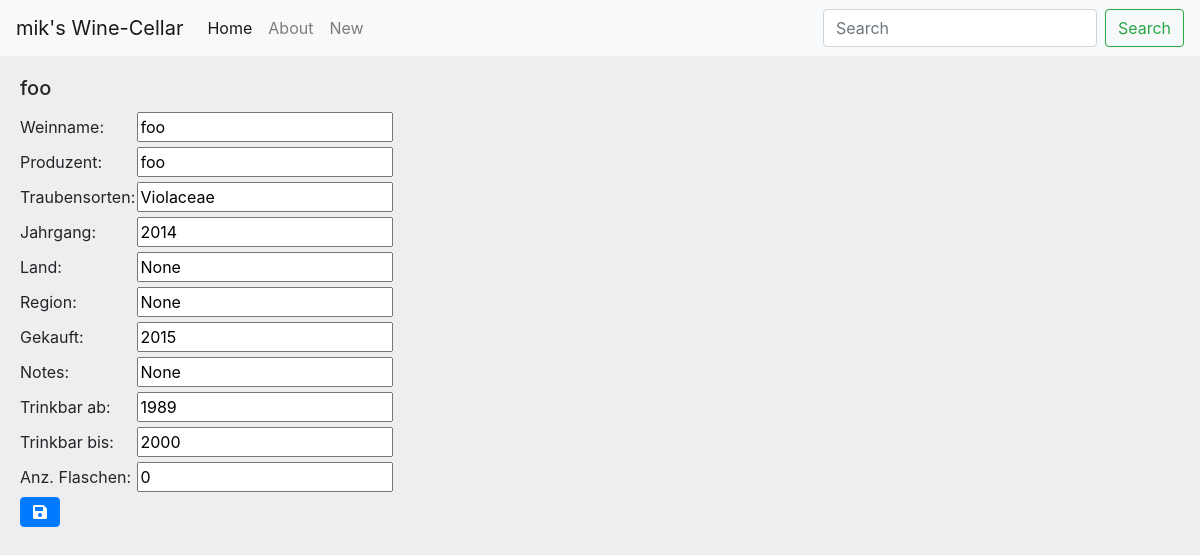
Screenshot of /edit/16 with the database file from the repository.
### wine/models.py (models this page shows)
class Wine(models.Model):
    winename = models.CharField(max_length=200)
    producer = models.CharField(max_length=200)
    grapes = models.CharField(max_length=200)
    year = models.CharField(max_length=200)
    country = models.CharField(max_length=200, null=True,)
    region = models.CharField(max_length=200, null=True,)
    purchase = models.CharField(max_length=200, null=True,)
    notes = models.CharField(max_length=400, null=True,)
    drinkfrom = models.CharField(max_length=200)
    drinkto = models.CharField(max_length=200)
    nmbrbottles = models.IntegerField()
    entrydate = models.DateTimeField('date published', null=True,)
    editdate = models.DateTimeField(null=True,)

### wine/views.py (the view)
# urls.py: path('edit/<int:pk>', WineUpdateView.as_view(), name='wine_edit'),
class WineUpdateView(UpdateView):
    model = Wine
    fields = ['winename', 'producer', 'grapes', 'year', 'country',
              'region', 'purchase', 'notes', 'drinkfrom', 'drinkto', 'nmbrbottles']
    success_url = reverse_lazy('wine_list')

### wine/templates/wine/wine_form.html
{% extends "./base.html" %}
{% block content %}
<div class="card-body">
        <h5 class="card-title">{{ wine.winename }}</h5>
<form method="post">{% csrf_token %}
    <label for="winename">Weinname:</label>
    <input id="winename" type="text" name="winename" value="{{ wine.winename }}"><br>
    <label for="producer">Produzent:</label>
    <input id="producer" type="text" name="producer" value="{{ wine.producer }}"><br>
    <label for="grapes">Traubensorten: </label>
    <input id="grapes" type="text" name="grapes" value="{{ wine.grapes }}"><br>
    <label for="year">Jahrgang: </label>
    <input id="year" type="number" name="year" value="{{ wine.year }}"><br>
    <label for="country">Land: </label>
    <input id="country" type="text" name="country" value="{{ wine.country }}"><br>
    <label for="region">Region: </label>
    <input id="region" type="text" name="region" value="{{ wine.region }}"><br>
    <label for="purchase">Gekauft: </label>
    <input id="purchase" type="text" name="purchase" value="{{ wine.purchase }}"><br>
    <label for="notes">Notes: </label>
    <input id="notes" type="text" name="notes" value="{{ wine.notes }}"><br>
    <label for="drinkfrom">Trinkbar ab: </label>
    <input id="drinkfrom" type="text" name="drinkfrom" value="{{ wine.drinkfrom }}"><br>
    <label for="drinkto">Trinkbar bis: </label>
    <input id="drinkto" type="text" name="drinkto" value="{{ wine.drinkto }}"><br>
    <label for="nmbrbottles">Anz. Flaschen:</label>
    <input id="nmbrbottles" type="number" name="nmbrbottles" value="{{ wine.nmbrbottles }}"><br>
    <button type="submit" class="btn btn-primary"><i class="fas fa-save"></i></button>
</form>
</div>
{% endblock %}

### wine/static/wine/style.css (style rules this page uses)
body,html { background-color: #eee; }
label { display: inline-block; width: 7em; }

### rows the page displays
Wine: winename "foo", producer "foo", grapes "Violaceae", year "2014", country "None", region "None", purchase "2015", notes "None", drinkfrom "1989", drinkto "2000", nmbrbottles "0"
